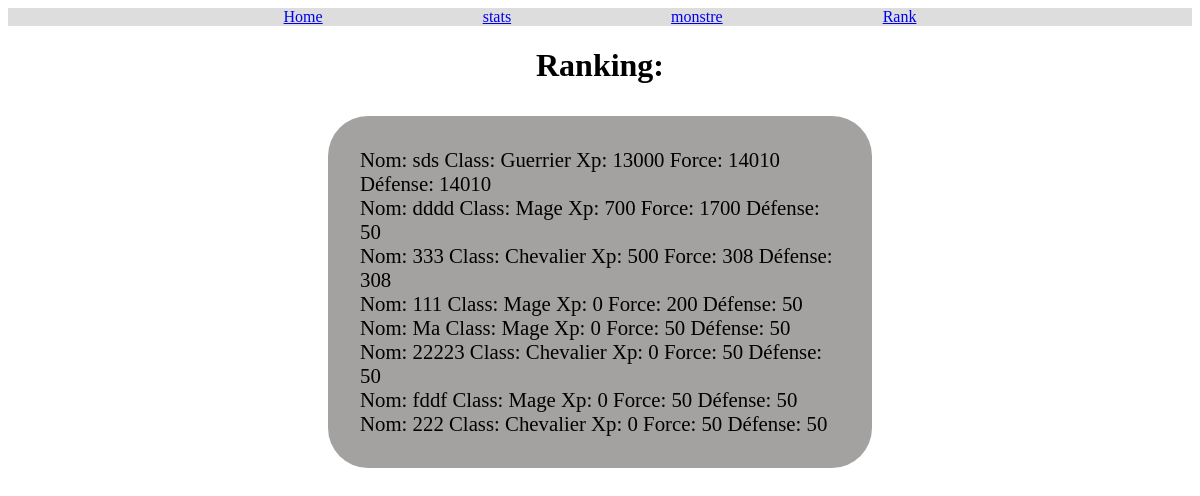
/rank.php (signed in), run on the app's committed database.
### tables this page shows
CREATE TABLE `player` (
  `id` int(11) NOT NULL,
  `name` varchar(20) NOT NULL,
  `password` varchar(30) NOT NULL,
  `class` varchar(10) NOT NULL,
  `hp` bigint(20) NOT NULL DEFAULT 100,
  `hpMax` int(11) NOT NULL DEFAULT 100,
  `xp` int(11) NOT NULL,
  `level` int(11) NOT NULL,
  `strength` int(11) NOT NULL DEFAULT 50,
  `defense` int(11) NOT NULL DEFAULT 50
);

### rank.php (the view, shortened to what this page needs)
<?php require ('settings/dataConnect.php');
include ('header.php');
$sql = "SELECT id, name, password, class, xp, level, strength,defense FROM player ORDER BY strength DESC";
$result = $mysqli->query($sql);
 ?><div class=ranking><h1>Ranking:</h1></div><?php
if ($result->num_rows > 0) {
  ?> <div class="rank"><?php
    while($row = $result->fetch_assoc()) {
      echo " Nom: " . $row["name"]. " Class: ". $row["class"]. " Xp: " . $row["xp"]." Force: " . $row["strength"]. " Défense: " . $row["defense"]. "<br> ";
    }
  } else {
    echo "0 results";
  }
  ?></div><?php

### styles.css (style rules this page uses)
.rank { display: grid; justify-content: center; font-family: Georgia, 'Times New Roman', Times, serif; background-color: rgba(116, 113, 109, 0.651); font-size: 1.3rem; padding: 2rem; margin-left: 20rem ; margin-right:20rem ; margin-top: 2rem; border-radius: 2.5rem; }
.ranking { text-align: center; font-family: Georgia, 'Times New Roman', Times, serif; }

### data on the page
player: name "sds", class "Guerrier", xp "13000", strength "14010", defense "14010"
player: name "dddd", class "Mage", xp "700", strength "1700", defense "50"
player: name "333", class "Chevalier", xp "500", strength "308", defense "308"
player: name "111", class "Mage", xp "0", strength "200", defense "50"
player: name "Ma", class "Mage", xp "0", strength "50", defense "50"
player: name "22223", class "Chevalier", xp "0", strength "50", defense "50"
player: name "fddf", class "Mage", xp "0", strength "50", defense "50"
player: name "222", class "Chevalier", xp "0", strength "50", defense "50"
